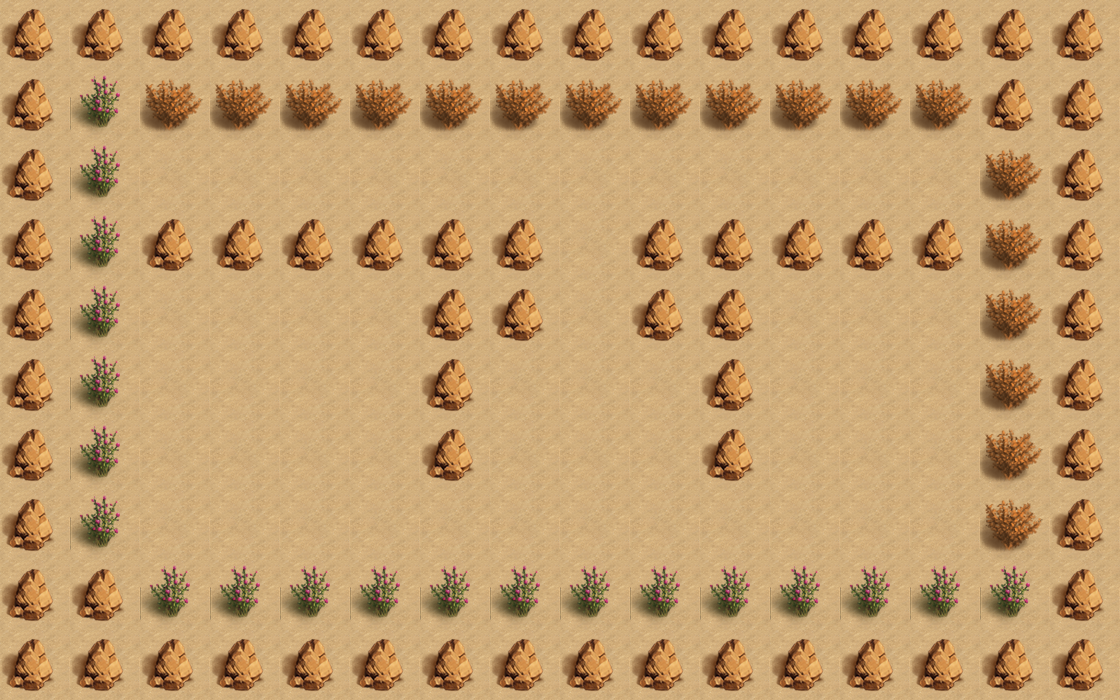

This is a level from a 2D game, rendered from its Tiled map with the project's own tilesets. A one-line summary and the map file follow, with tile-layer data summarised:
An orthogonal 16x10 tile map with 70x70 px tiles, 2 tile layers (bgLayer, walkLayer) and 8 objects (player, key, exit, box_1, box_2, ...).

<map version="1.0" orientation="orthogonal" renderorder="right-down" width="16" height="10" tilewidth="70" tileheight="70" nextobjectid="10">
 <tileset firstgid="1" name="map" tilewidth="70" tileheight="70" tilecount="4">
  <image source="map.png" width="140" height="140" />
 </tileset>
 <layer name="bgLayer" width="16" height="10">
  <data>[160 cells, 160 non-empty, 1 distinct tile ids]</data>
 </layer>
 <objectgroup name="object0">
  <object id="1" name="player" x="140" y="140" width="70" height="70">
   <properties>
    <property name="hp" value="370" />
   </properties>
  </object>
 </objectgroup>
 <objectgroup name="object1">
  <object id="3" name="key" x="350" y="280" width="70" height="70" />
  <object id="4" name="exit" x="910" y="140" width="70" height="70" />
 </objectgroup>
 <layer name="walkLayer" width="16" height="10">
  <data>[160 cells, 107 non-empty, 3 distinct tile ids]</data>
 </layer>
 <objectgroup name="object2">
  <object id="5" name="box_1" x="630" y="140" width="70" height="70" />
  <object id="6" name="box_2" x="490" y="140" width="70" height="70" />
  <object id="7" name="box_3" x="770" y="140" width="70" height="70" />
 </objectgroup>
 <objectgroup name="object5">
  <object id="8" name="transfer0_0" x="560" y="140" width="70" height="70" />
  <object id="9" name="transfer1_0" x="560" y="490" width="70" height="70" />
 </objectgroup>
</map>
